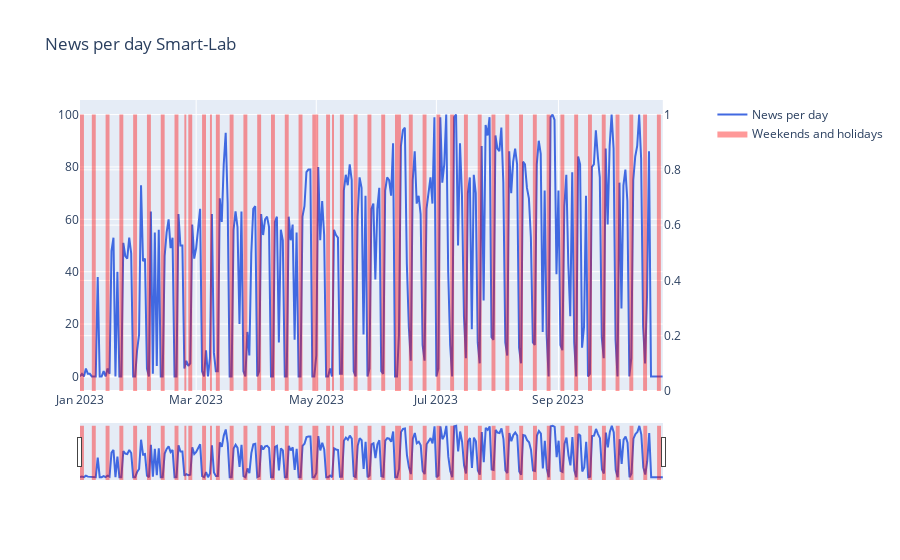

Write notebook code for a chart like this one.
### Code cell
plot_news('Smart-Lab')

### Figure 1 — Plotly figure (JSON) as saved in the notebook; plotly's stock layout.template omitted (floating-point values rounded to 4 significant figures; data arrays with more than 128 entries replaced by an {"elided": "..."} marker saying what was removed)
{"data": [{"fill": "tonexty", "fillcolor": "rgba(255, 0, 0, 0.4)", "line": {"color": "rgba(0,0,0,0)", "shape": "hv"}, "name": "Weekends and holidays", "showlegend": true, "type": "scatter", "x": {"elided": "297 str values"}, "xaxis": "x", "y": {"elided": "297 int values"}, "yaxis": "y2"}, {"line": {"color": "rgba(65,105,225,1)"}, "name": "News per day", "type": "scatter", "x": {"elided": "297 str values"}, "y": {"elided": "297 int values"}}], "layout": {"title": {"text": "News per day Smart-Lab"}, "xaxis": {"anchor": "y", "domain": [0, 0.94], "rangeslider": {"visible": true}, "type": "date"}, "yaxis": {"anchor": "x", "domain": [0, 1]}, "yaxis2": {"anchor": "x", "overlaying": "y", "side": "right"}}}
